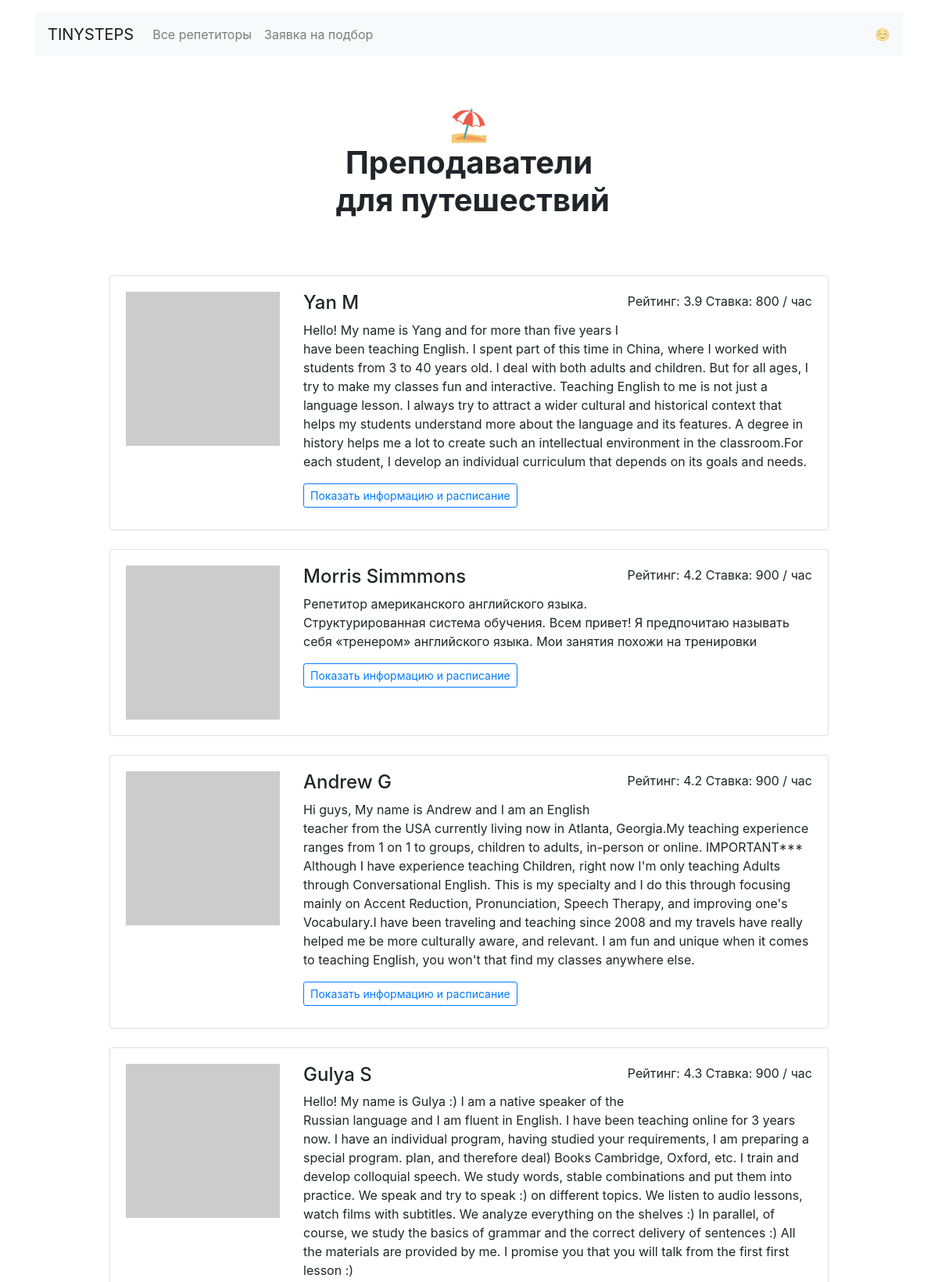
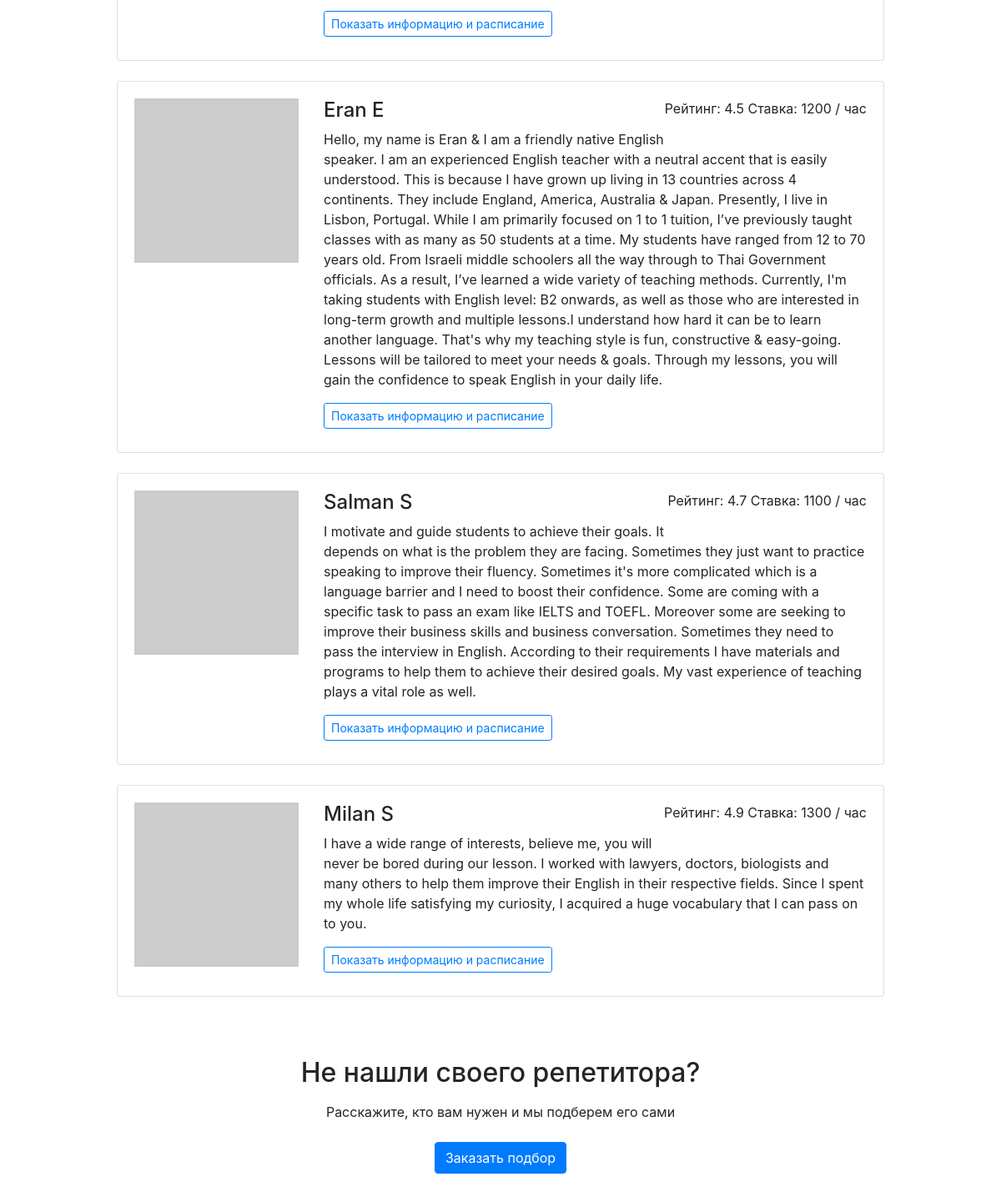
Page /goals/travel/ on the committed database (2 pictures, top to bottom).
### app.py (models this page shows)
class Goal(db.Model):
    __tablename__ = 'goals'
    id = db.Column(db.Integer, primary_key=True)
    alias = db.Column(db.String(25), nullable=False, unique=True)
    name = db.Column(db.String(25), nullable=False)
    emoji = db.Column(db.String(5), nullable=False)
    teachers = db.relationship(
        'Teacher', secondary=teachers_goals_association, back_populates='goals'
    )
    requests = db.relationship('Request', back_populates='goal')

class Teacher(db.Model):
    __tablename__ = 'teachers'
    id = db.Column(db.Integer, primary_key=True)
    name = db.Column(db.String(50), nullable=False)
    about = db.Column(db.Text(500))
    rating = db.Column(db.Float)
    picture = db.Column(db.String(100), nullable=False)
    price = db.Column(db.Integer, nullable=False)
    goals = db.relationship(
        'Goal', secondary=teachers_goals_association, back_populates='teachers'
    )
    free = db.Column(db.Text)
    bookings = db.relationship('Booking', back_populates='teacher')

### app.py (the view)
@app.route("/goals/<goal>/")
def render_goal(goal):
    goal = db.session.query(Goal).filter(Goal.alias == goal).first()
    if goal is None:
        abort(404)
    output = render_template('goal.html', goal=goal)
    return output

### templates/goal.html
{% extends 'base.html' %}
{% block content %}
  <main class="container mt-3">
    <h1 class="h1 text-center w-50 mx-auto mt-1 py-5 mb-4"><strong>{{ goal.emoji }}<br />Преподаватели <br>  {{ goal.name|lower }}</strong></h1>
    <div class="row">
      <div class="col-12 col-lg-10 offset-lg-1 m-auto">
        {% set sorted_teachers = goal.teachers|sort(attribute="rating") %}
        {% for t in sorted_teachers %}
        <div class="card mb-4">
          <div class="card-body">
            <div class="row">
              <div class="col-3"><img src="{{ t.picture }}" class="img-fluid" alt="{{ t.name }}"></div>
              <div class="col-9">
                <p class="float-right">Рейтинг: {{ t.rating }} Ставка: {{ t.price }} / час</p>
                <h2 class="h4">{{ t.name }}</h2>
                <p>{{ t.about }}</p>
                <a href="{{ url_for('render_profile', id=t.id) }}" class="btn btn-outline-primary btn-sm mr-3 mb-2">Показать информацию и расписание</a>
              </div>
            </div>
          </div>
        </div>
        {% endfor %}
      </div>
    </div>
    <h2 class="text-center mt-5 mb-3">Не нашли своего репетитора?</h2>
    <p class="text-center mb-4">Расскажите, кто вам нужен и мы подберем его сами</p>
    <div class="text-center pb-5">
        <a href="{{ url_for('render_request_form') }}" class="btn btn-primary">Заказать подбор</a>
    </div>
  </main>
{% endblock %}

### rows in the picture
Goal: emoji "⛱", name "для путешествий"
Teacher: rating "3.9", price "800", name "Yan M", about "Hello! My name is Yang and for more than five years I have been teaching English. I spent part of this time in China, where I worked with students from 3 to 40 years old. I deal with both adults and children. But for all ages, I try to make my classes fun and interactive. Teaching English to me is not just a language lesson. I always try to attract a wider cultural and historical context that helps my students understand more about the language and its features. A degree in history helps me a lot to create such an intellectual environment in the classroom.For each student, I develop an individual curriculum that depends on its goals and needs."
Teacher: rating "4.2", price "900", name "Morris Simmmons", about "Репетитор американского английского языка. Структурированная система обучения. Всем привет! Я предпочитаю называть себя «тренером» английского языка. Мои занятия похожи на тренировки"
Teacher: rating "4.2", price "900", name "Andrew G", about "Hi guys, My name is Andrew and I am an English teacher from the USA currently living now in Atlanta, Georgia.My teaching experience ranges from 1 on 1 to groups, children to adults, in-person or online. IMPORTANT*** Although I have experience teaching Children, right now I'm only teaching Adults through Conversational English. This is my specialty and I do this through focusing mainly on Accent Reduction, Pronunciation, Speech Therapy, and improving one's Vocabulary.I have been traveling and teaching since 2008 and my travels have really helped me be more culturally aware, and relevant. I am fun and unique when it comes to teaching English, you won't that find my classes anywhere else."
Teacher: rating "4.3", price "900", name "Gulya S", about "Hello! My name is Gulya :) I am a native speaker of the Russian language and I am fluent in English. I have been teaching online for 3 years now. I have an individual program, having studied your requirements, I am preparing a special program. plan, and therefore deal) Books Cambridge, Oxford, etc. I train and develop colloquial speech. We study words, stable combinations and put them into practice. We speak and try to speak :) on different topics. We listen to audio lessons, watch films with subtitles. We analyze everything on the shelves :) In parallel, of course, we study the basics of grammar and the correct delivery of sentences :) All the materials are provided by me. I promise you…"
Teacher: rating "4.5", price "1200", name "Eran E", about "Hello, my name is Eran & I am a friendly native English speaker. I am an experienced English teacher with a neutral accent that is easily understood. This is because I have grown up living in 13 countries across 4 continents. They include England, America, Australia & Japan. Presently, I live in Lisbon, Portugal. While I am primarily focused on 1 to 1 tuition, I’ve previously taught classes with as many as 50 students at a time. My students have ranged from 12 to 70 years old. From Israeli middle schoolers all the way through to Thai Government officials. As a result, I’ve learned a wide variety of teaching methods. Currently, I'm taking students with English level: B2 onwards, as well as…"
Teacher: rating "4.7", price "1100", name "Salman S", about "I motivate and guide students to achieve their goals. It depends on what is the problem they are facing. Sometimes they just want to practice speaking to improve their fluency. Sometimes it's more complicated which is a language barrier and I need to boost their confidence. Some are coming with a specific task to pass an exam like IELTS and TOEFL. Moreover some are seeking to improve their business skills and business conversation. Sometimes they need to pass the interview in English. According to their requirements I have materials and programs to help them to achieve their desired goals. My vast experience of teaching plays a vital role as well."
Teacher: rating "4.9", price "1300", name "Milan S", about "I have a wide range of interests, believe me, you will never be bored during our lesson. I worked with lawyers, doctors, biologists and many others to help them improve their English in their respective fields. Since I spent my whole life satisfying my curiosity, I acquired a huge vocabulary that I can pass on to you."
